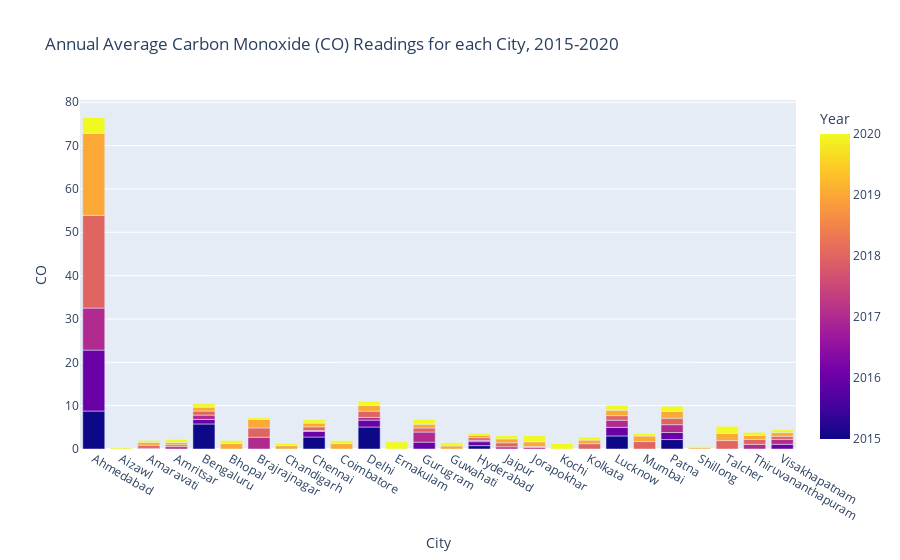

Notebook source saved alongside this figure:
### Code cell
fig=px.bar(city_annual_avg, x='City', y='CO' , color='Year', title='Annual Average Carbon Monoxide (CO) Readings for each City, 2015-2020')
fig.show()

### Figure 1 — Plotly figure (JSON) as saved in the notebook; plotly's stock layout.template omitted (floating-point values rounded to 4 significant figures)
{"data": [{"alignmentgroup": "True", "hovertemplate": "City=%{x}<br>CO=%{y}<br>Year=%{marker.color}<extra></extra>", "legendgroup": "", "marker": {"color": [2015, 2016, 2017, 2018, 2019, 2020, 2020, 2017, 2018, 2019, 2020, 2017, 2018, 2019, 2020, 2015, 2016, 2017, 2018, 2019, 2020, 2019, 2020, 2017, 2018, 2019, 2020, 2019, 2020, 2015, 2016, 2017, 2018, 2019, 2020, 2019, 2020, 2015, 2016, 2017, 2018, 2019, 2020, 2020, 2016, 2017, 2018, 2019, 2020, 2019, 2020, 2015, 2016, 2017, 2018, 2019, 2020, 2017, 2018, 2019, 2020, 2017, 2018, 2019, 2020, 2020, 2018, 2019, 2020, 2015, 2016, 2017, 2018, 2019, 2020, 2018, 2019, 2020, 2015, 2016, 2017, 2018, 2019, 2020, 2019, 2020, 2018, 2019, 2020, 2017, 2018, 2019, 2020, 2016, 2017, 2018, 2019, 2020], "coloraxis": "coloraxis", "pattern": {"shape": ""}}, "name": "", "offsetgroup": "", "orientation": "v", "showlegend": false, "textposition": "auto", "type": "bar", "x": ["Ahmedabad", "Ahmedabad", "Ahmedabad", "Ahmedabad", "Ahmedabad", "Ahmedabad", "Aizawl", "Amaravati", "Amaravati", "Amaravati", "Amaravati", "Amritsar", "Amritsar", "Amritsar", "Amritsar", "Bengaluru", "Bengaluru", "Bengaluru", "Bengaluru", "Bengaluru", "Bengaluru", "Bhopal", "Bhopal", "Brajrajnagar", "Brajrajnagar", "Brajrajnagar", "Brajrajnagar", "Chandigarh", "Chandigarh", "Chennai", "Chennai", "Chennai", "Chennai", "Chennai", "Chennai", "Coimbatore", "Coimbatore", "Delhi", "Delhi", "Delhi", "Delhi", "Delhi", "Delhi", "Ernakulam", "Gurugram", "Gurugram", "Gurugram", "Gurugram", "Gurugram", "Guwahati", "Guwahati", "Hyderabad", "Hyderabad", "Hyderabad", "Hyderabad", "Hyderabad", "Hyderabad", "Jaipur", "Jaipur", "Jaipur", "Jaipur", "Jorapokhar", "Jorapokhar", "Jorapokhar", "Jorapokhar", "Kochi", "Kolkata", "Kolkata", "Kolkata", "Lucknow", "Lucknow", "Lucknow", "Lucknow", "Lucknow", "Lucknow", "Mumbai", "Mumbai", "Mumbai", "Patna", "Patna", "Patna", "Patna", "Patna", "Patna", "Shillong", "Shillong", "Talcher", "Talcher", "Talcher", "Thiruvananthapuram", "Thiruvananthapuram", "Thiruvananthapuram", "Thiruvananthapuram", "Visakhapatnam", "Visakhapatnam", "Visakhapatnam", "Visakhapatnam", "Visakhapatnam"], "xaxis": "x", "y": [8.761, 14.05, 9.7, 21.4, 18.91, 3.673, 0.284, 0.1514, 0.7053, 0.6539, 0.4788, 0.5447, 0.4264, 0.519, 0.7051, 5.778, 1.045, 0.996, 0.9337, 0.9005, 0.8821, 1.251, 0.7088, 2.707, 2.157, 1.956, 0.3874, 0.7693, 0.5503, 2.769, 1.273, 0.2276, 0.837, 0.8599, 0.8505, 1.237, 0.668, 5.073, 1.592, 0.6304, 1.433, 1.315, 0.9823, 1.645, 1.581, 2.331, 0.9384, 0.8684, 1.156, 0.6991, 0.7444, 0.7816, 0.9142, 0.3026, 0.6156, 0.5608, 0.4656, 0.5105, 0.9237, 0.8947, 0.77, 0.3411, 0.2437, 1.079, 1.409, 1.265, 1.226, 0.8279, 0.6726, 3.015, 1.984, 1.647, 1.056, 1.229, 1.119, 1.716, 1.279, 0.59, 2.179, 1.627, 1.81, 1.485, 1.552, 1.218, 0.2983, 0.248, 1.94, 1.649, 1.635, 1.062, 1.151, 0.9253, 0.7022, 1.085, 1.148, 0.6915, 0.8514, 0.659], "yaxis": "y"}], "layout": {"barmode": "relative", "coloraxis": {"colorbar": {"title": {"text": "Year"}}, "colorscale": [[0, "#0d0887"], [0.1111, "#46039f"], [0.2222, "#7201a8"], [0.3333, "#9c179e"], [0.4444, "#bd3786"], [0.5556, "#d8576b"], [0.6667, "#ed7953"], [0.7778, "#fb9f3a"], [0.8889, "#fdca26"], [1, "#f0f921"]]}, "legend": {"tracegroupgap": 0}, "title": {"text": "Annual Average Carbon Monoxide (CO) Readings for each City, 2015-2020"}, "xaxis": {"anchor": "y", "domain": [0, 1], "title": {"text": "City"}}, "yaxis": {"anchor": "x", "domain": [0, 1], "title": {"text": "CO"}}}}
